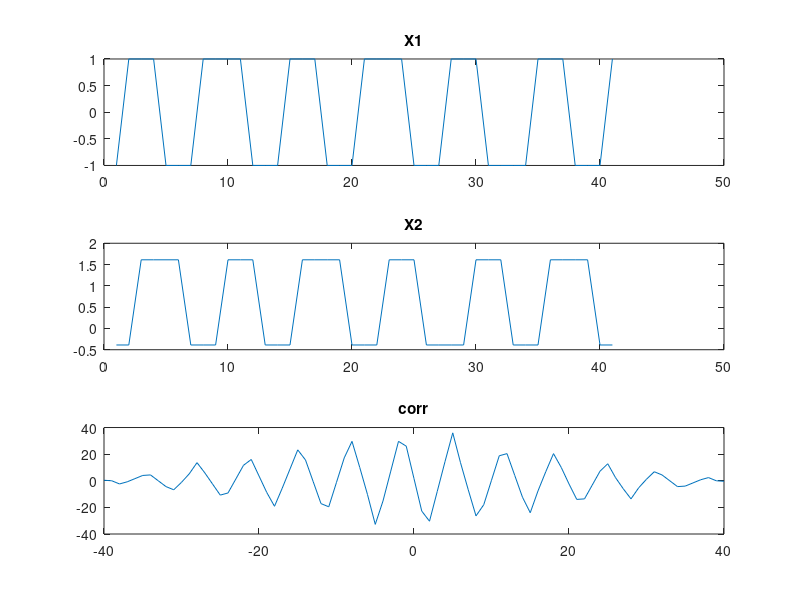

MATLAB code for this plot:
clc;
clear all;
A=0.3171;

t=-20:1:20;
x1=square(3*A*t);


noise=rand();
x2=square(3*A*(t+5))+noise;
[corr,t]=xcorr(x1,x2)
subplot(3,1,1)
plot(x1);
title('X1')
subplot(3,1,2)
plot(x2);
title('X2')
subplot(3,1,3)
plot(t,corr)
title('corr')
mag=max(corr(:))
delay=find(corr(:)==mag);
if delay>40
    k=delay-41;
end
if delay<40
    k=40-delay;
end

k


